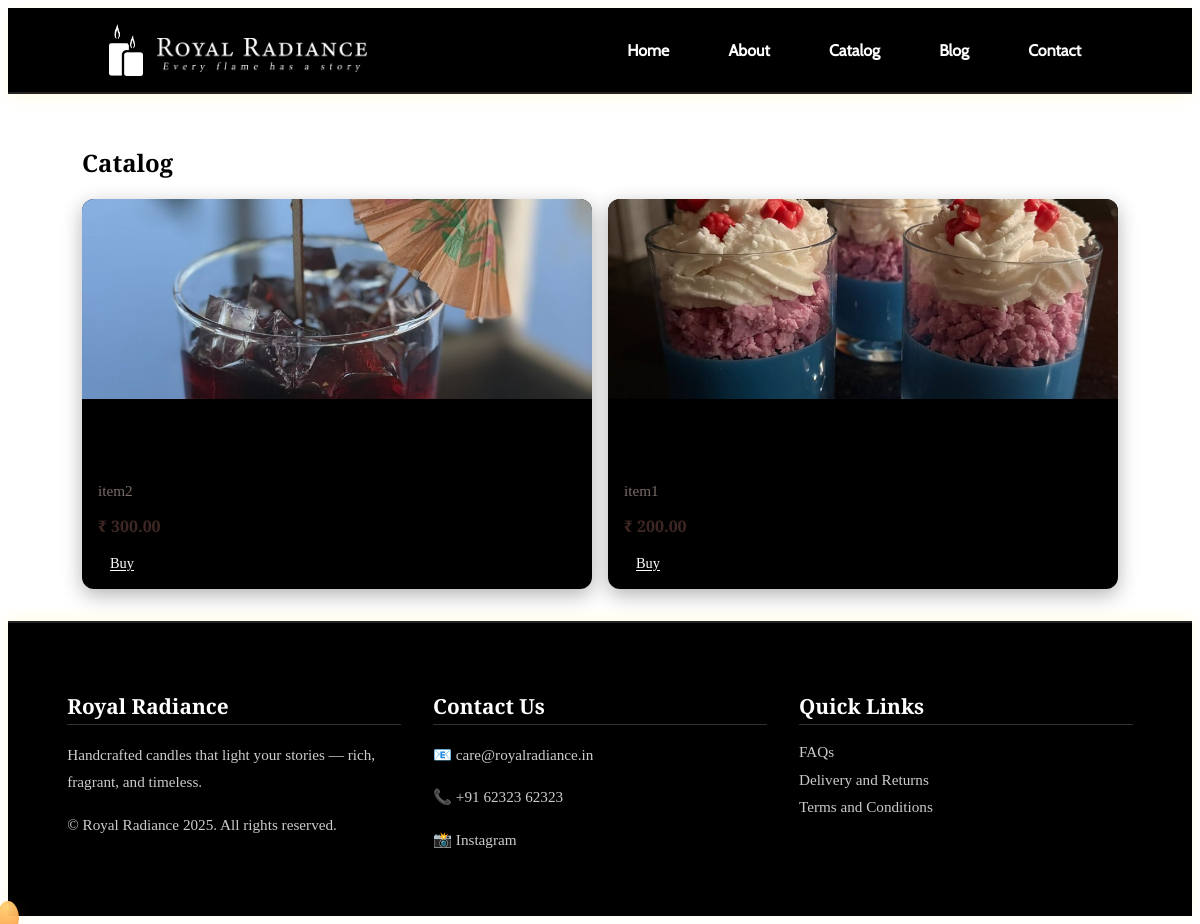
The app's page /catalog, older data.
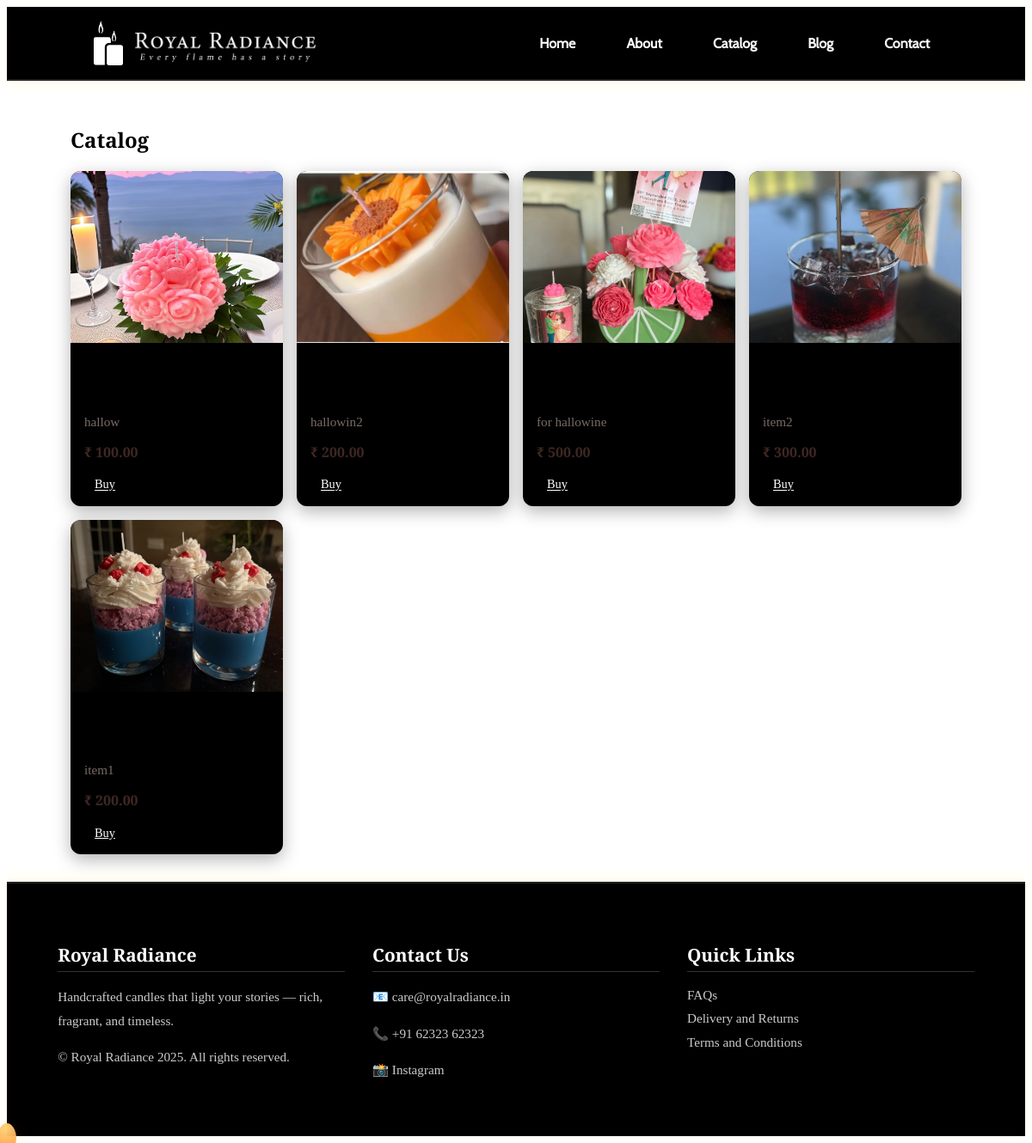
The same page, newer data.
### models.py (models this page shows)
class Product(db.Model):
    id = db.Column(db.Integer, primary_key=True)
    name = db.Column(db.String(140), nullable=False)
    short_desc = db.Column(db.String(280))
    price = db.Column(db.Float, nullable=False, default=0.0)
    image = db.Column(db.String(300))
    created_at = db.Column(db.DateTime, default=datetime.utcnow)

### app.py (the view)
    @app.route('/catalog')
    def catalog():
        products = Product.query.order_by(Product.created_at.desc()).all()
        return render_template('catalog.html', products=products)

### templates/catalog.html (shortened to what this page needs)
{% extends "base.html" %}
{% block content %}
<section class="wrap catalog">
  <h2>Catalog</h2>
  <div class="grid products-grid">
    {% for p in products %}
      {% include 'product_card.html' %}
    {% endfor %}
  </div>
</section>
{% endblock %}

### templates/product_card.html
<div class="card product-card">
  <div class="card-media">
    {% if p.image %}
      <img src="{{ url_for('uploads', filename=p.image) }}" alt="{{ p.name }}">
    {% else %}
      <img src="{{ url_for('static', filename='images/sample_product.jpg') }}" alt="Sample">
    {% endif %}
  </div>
  <div class="card-body">
    <h3>{{ p.name }}</h3>
    <p class="excerpt">{{ p.short_desc }}</p>
    <div class="card-footer">
      <div class="price">₹ {{ "%.2f"|format(p.price) }}</div><br>
      <a class="btn-small" href="{{ url_for('contact') }}" style="color: #ffffff;">Buy</a>
    </div>
  </div>
</div>

Row changes from the older to the newer data that the page shows:
added Product: image (picture), short_desc "hallow", price "100.00"
added Product: image (picture), short_desc "hallowin2", price "200.00"
added Product: image (picture), short_desc "for hallowine", price "500.00"
